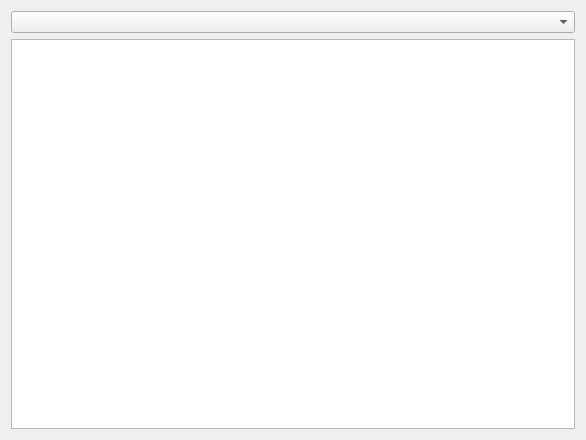
<?xml version="1.0" encoding="UTF-8"?>
<ui version="4.0">
 <class>LogBrowser</class>
 <widget class="QWidget" name="LogBrowser">
  <property name="geometry">
   <rect>
    <x>0</x>
    <y>0</y>
    <width>586</width>
    <height>440</height>
   </rect>
  </property>
  <property name="windowTitle">
   <string>Form</string>
  </property>
  <layout class="QVBoxLayout" name="verticalLayout">
   <item>
    <layout class="QHBoxLayout" name="horizontalLayout">
     <item>
      <widget class="QComboBox" name="comboBox"/>
     </item>
    </layout>
   </item>
   <item>
    <widget class="QTextBrowser" name="textBrowser"/>
   </item>
  </layout>
 </widget>
 <resources/>
 <connections/>
</ui>
